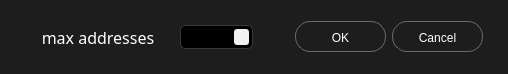
<?xml version="1.0" encoding="UTF-8"?>
<ui version="4.0">
 <class>InputDialog</class>
 <widget class="QDialog" name="InputDialog">
  <property name="windowModality">
   <enum>Qt::WindowModal</enum>
  </property>
  <property name="geometry">
   <rect>
    <x>0</x>
    <y>0</y>
    <width>508</width>
    <height>74</height>
   </rect>
  </property>
  <property name="sizePolicy">
   <sizepolicy hsizetype="Minimum" vsizetype="Fixed">
    <horstretch>0</horstretch>
    <verstretch>0</verstretch>
   </sizepolicy>
  </property>
  <property name="minimumSize">
   <size>
    <width>0</width>
    <height>74</height>
   </size>
  </property>
  <property name="maximumSize">
   <size>
    <width>16777215</width>
    <height>74</height>
   </size>
  </property>
  <property name="windowTitle">
   <string>Dialog</string>
  </property>
  <property name="styleSheet">
   <string notr="true">QDialog{
    background-color: #1D1D1D;
    border: 0px solid red;
    border-radius: 13px;
}</string>
  </property>
  <property name="sizeGripEnabled">
   <bool>false</bool>
  </property>
  <property name="modal">
   <bool>false</bool>
  </property>
  <layout class="QHBoxLayout" name="horizontalLayout">
   <property name="spacing">
    <number>14</number>
   </property>
   <property name="leftMargin">
    <number>30</number>
   </property>
   <property name="rightMargin">
    <number>25</number>
   </property>
   <item>
    <widget class="QLabel" name="label">
     <property name="sizePolicy">
      <sizepolicy hsizetype="Minimum" vsizetype="Preferred">
       <horstretch>0</horstretch>
       <verstretch>0</verstretch>
      </sizepolicy>
     </property>
     <property name="font">
      <font>
       <family>Poppins</family>
       <pointsize>12</pointsize>
      </font>
     </property>
     <property name="styleSheet">
      <string notr="true">color: rgb(255, 255, 255);
background-color: #1D1D1D;</string>
     </property>
     <property name="text">
      <string>max addresses</string>
     </property>
     <property name="alignment">
      <set>Qt::AlignCenter</set>
     </property>
    </widget>
   </item>
   <item>
    <widget class="QSpinBox" name="spinBox">
     <property name="minimumSize">
      <size>
       <width>73</width>
       <height>24</height>
      </size>
     </property>
     <property name="maximumSize">
      <size>
       <width>73</width>
       <height>24</height>
      </size>
     </property>
     <property name="styleSheet">
      <string notr="true">QSpinBox {
    background-color: #000000;
    border: 1px solid #393838;
    border-radius: 5px; 
}
        QSpinBox::down-button {
            width: 15px;
            height: 8px;
            background: #F1F1F1;
border-bottom-left-radius: 3px;
border-bottom-right-radius: 3px;
margin-bottom:3px;
margin-right:3px;
        }
        QSpinBox::up-button {
            width: 15px;
            height: 8px;
            background: #F1F1F1;
border-top-left-radius: 3px;
border-top-right-radius: 3px;
margin-top:3px;
margin-right:3px;
        }
        QSpinBox::down-arrow {
            width: 5px;
            height: 3px;
            image: url(:/resources/images/black-arrow-down.png);
background: transparent;
       }
        QSpinBox::up-arrow{
            width: 5px;
            height: 3px;
            image: url(:/resources/images/black-arrow-up.png);
background: transparent;
       }
        QSpinBox::up-button {
            subcontrol-position: top right;
        }
        QSpinBox::down-button {
            subcontrol-position: bottom right;
/*            subcontrol-origin: border;*/
        }
QSpinBox::down-button:hover {
background-color:#FFC803;
}
QSpinBox::up-button:hover {
	background-color:#FFC803;
}

/*
QSpinBox::up-button {
	background-color: rgb(206, 206, 206);
    border: 0px solid #6b6b6b;
border-top-left-radius: 2px;
border-top-right-radius: 2px;
}

QSpinBox::up-button:hover {
	
	background-color: rgb(255, 255, 0);
}

QSpinBox::up-arrow {
    
	image: url(:/resources/images/LightIconControlMask-Hide.png);
	color: rgb(0, 0, 0);
    width: 1px;
    height: 1px;
}

QSpinBox::down-button {
	background-color: rgb(206, 206, 206);
    border: 0px solid #6b6b6b;
border-bottom-left-radius: 2px;
border-bottom-right-radius: 2px;
}

QSpinBox::down-button:hover {
background-color: rgb(255, 255, 0);
}

QSpinBox::down-button:pressed {

}
*/
</string>
     </property>
     <property name="wrapping">
      <bool>true</bool>
     </property>
     <property name="alignment">
      <set>Qt::AlignLeading|Qt::AlignLeft|Qt::AlignVCenter</set>
     </property>
     <property name="accelerated">
      <bool>true</bool>
     </property>
    </widget>
   </item>
   <item>
    <spacer name="horizontalSpacer">
     <property name="orientation">
      <enum>Qt::Horizontal</enum>
     </property>
     <property name="sizeType">
      <enum>QSizePolicy::Fixed</enum>
     </property>
     <property name="sizeHint" stdset="0">
      <size>
       <width>20</width>
       <height>20</height>
      </size>
     </property>
    </spacer>
   </item>
   <item>
    <widget class="QDialogButtonBox" name="buttonBox">
     <property name="sizePolicy">
      <sizepolicy hsizetype="Fixed" vsizetype="Fixed">
       <horstretch>0</horstretch>
       <verstretch>0</verstretch>
      </sizepolicy>
     </property>
     <property name="minimumSize">
      <size>
       <width>196</width>
       <height>31</height>
      </size>
     </property>
     <property name="maximumSize">
      <size>
       <width>196</width>
       <height>31</height>
      </size>
     </property>
     <property name="font">
      <font>
       <family>Poppins</family>
       <pointsize>12</pointsize>
      </font>
     </property>
     <property name="styleSheet">
      <string notr="true">QPushButton {
    color: #FFFFFF;
    background-color: #1D1D1D;
    border: 1px solid #6b6b6b;
    border-radius: 15px;
    width: 89px;
    height: 29px;
    font: 14px &quot;Poppins&quot;;
padding-top: 2px;
}

QPushButton:hover {
    color: #000000;
	background-color:#FFC803;
}</string>
     </property>
     <property name="standardButtons">
      <set>QDialogButtonBox::Cancel|QDialogButtonBox::Ok</set>
     </property>
     <property name="centerButtons">
      <bool>false</bool>
     </property>
    </widget>
   </item>
  </layout>
 </widget>
 <resources/>
 <connections/>
</ui>
